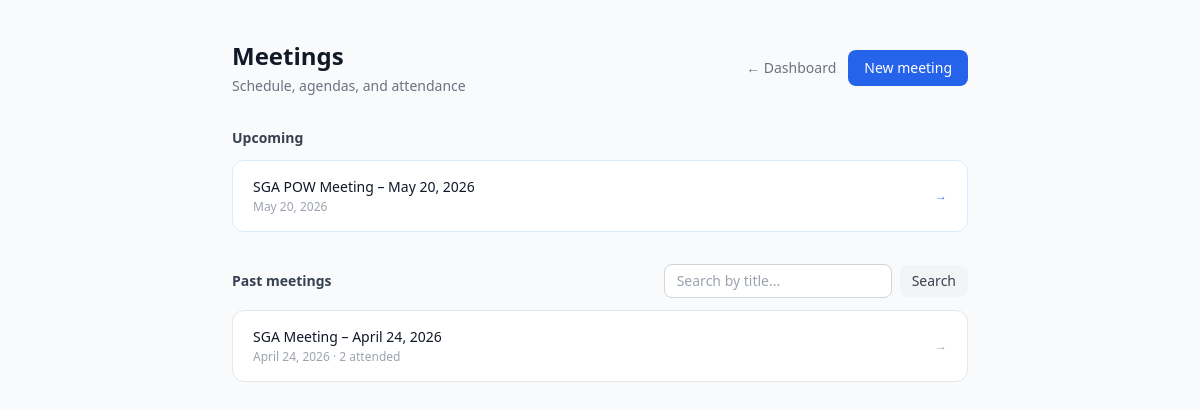
Screenshot of /meetings/ (signed in) with the database file from the repository.
### sga/models.py (models this page shows, shortened)
class Meeting(models.Model):
    title              = models.CharField(max_length=200)
    date               = models.DateField()
    created_by         = models.ForeignKey(Member, on_delete=models.SET_NULL, null=True, related_name='meetings_created')
    attendance_session = models.OneToOneField(AttendanceSession, on_delete=models.SET_NULL, null=True, blank=True, related_name='meeting')
    scheduled_start    = models.DateTimeField(null=True, blank=True)
    scheduled_end      = models.DateTimeField(null=True, blank=True)
    created_at         = models.DateTimeField(auto_now_add=True)
    updated_at         = models.DateTimeField(auto_now=True)
    class Meta:
        ordering = ['-date']

class AttendanceSession(models.Model):
    session_name = models.CharField(max_length=200)
    created_by   = models.ForeignKey(Member, on_delete=models.SET_NULL, null=True, related_name='sessions_created')
    qr_token     = models.CharField(max_length=64, unique=True)
    is_active    = models.BooleanField(default=True)
    start_time   = models.DateTimeField(null=True, blank=True)
    end_time     = models.DateTimeField(null=True, blank=True)
    created_at   = models.DateTimeField(auto_now_add=True)
    class Meta:
        ordering = ['-created_at']

### sga/views.py (the view)
# urls.py: path('meetings/',                     views.meetings_view,       name='meetings'),
@login_required
def meetings_view(request):
    try:
        member = Member.objects.get(student_id=request.user.username)
    except Member.DoesNotExist:
        return redirect('login')
    if not is_officer(member):
        messages.error(request, 'Access denied.')
        return redirect('dashboard')
    today    = date.today()
    upcoming = Meeting.objects.filter(date__gte=today).order_by('date')
    query    = request.GET.get('q', '')
    past     = Meeting.objects.filter(date__lt=today).order_by('-date')
    if query:
        past = past.filter(title__icontains=query)
    return render(request, 'sga/meetings.html', {
        'member': member,
        'upcoming': upcoming,
        'past': past,
        'query': query,
        'today': today,
    })

### sga/views.py (called while the page is built)
def is_officer(member):
    return member.permission_tier in ('OFFICER', 'SCI')

### sga/templates/sga/meetings.html (shortened to what this page needs)
<!DOCTYPE html>
<html lang="en">
<head>
  <script src="https://cdn.tailwindcss.com"></script>
</head>
<body class="bg-gray-50 min-h-screen">
<div class="max-w-3xl mx-auto px-4 py-10">
  <div class="flex items-center justify-between mb-8">
    <div>
      <h1 class="text-2xl font-semibold text-gray-900">Meetings</h1>
      <p class="text-sm text-gray-500 mt-1">Schedule, agendas, and attendance</p>
    </div>
    <div class="flex items-center gap-3">
      <a href="{% url 'dashboard' %}" class="text-sm text-gray-500 hover:text-gray-800">&larr; Dashboard</a>
      <a href="{% url 'create_meeting' %}" class="text-sm bg-blue-600 hover:bg-blue-700 text-white px-4 py-2 rounded-lg transition font-medium">
        New meeting
      </a>
    </div>
  </div>
  <div class="mb-8">
    <h2 class="text-sm font-semibold text-gray-700 mb-3">Upcoming</h2>
    {% if upcoming %}
    <div class="space-y-3">
      {% for m in upcoming %}
      <a href="{% url 'meeting_detail' m.id %}" class="block bg-white border border-blue-100 rounded-xl px-5 py-4 hover:shadow-sm transition">
        <div class="flex items-center justify-between">
          <div>
            <p class="text-sm font-medium text-gray-900">{{ m.title }}</p>
            <p class="text-xs text-gray-400 mt-0.5">
              {{ m.date|date:"F j, Y" }}
            </p>
          </div>
          <div class="flex items-center gap-2">
            <span class="text-xs text-blue-500">&rarr;</span>
          </div>
        </div>
      </a>
      {% endfor %}
    </div>
    {% else %}
    <div class="border border-gray-200 rounded-xl p-6 text-sm text-gray-400">
      No upcoming meetings. Create one above.
    </div>
    {% endif %}
  </div>
  <div>
    <div class="flex items-center justify-between mb-3">
      <h2 class="text-sm font-semibold text-gray-700">Past meetings</h2>
      <form method="GET" class="flex items-center gap-2">
        <input type="text" name="q" value="{{ query }}" placeholder="Search by title..."
          class="border border-gray-300 rounded-lg px-3 py-1.5 text-sm focus:outline-none focus:ring-2 focus:ring-blue-500">
        <button type="submit" class="text-sm bg-gray-100 hover:bg-gray-200 text-gray-700 px-3 py-1.5 rounded-lg transition">Search</button>
      </form>
    </div>
    <div class="space-y-3">
      {% for m in past %}
      <a href="{% url 'meeting_detail' m.id %}" class="block bg-white border border-gray-200 rounded-xl px-5 py-4 hover:shadow-sm transition">
        <div class="flex items-center justify-between">
          <div>
            <p class="text-sm font-medium text-gray-900">{{ m.title }}</p>
            <p class="text-xs text-gray-400 mt-0.5">
              {{ m.date|date:"F j, Y" }}
              {% if m.attendance_session %}&middot; {{ m.attendance_session.records.count }} attended{% endif %}
            </p>
          </div>
          <span class="text-xs text-gray-400">&rarr;</span>
        </div>
      </a>
      {% empty %}
      <div class="border border-gray-200 rounded-xl p-6 text-sm text-gray-400">
        {% if query %}No meetings matching "{{ query }}".{% else %}No past meetings yet.{% endif %}
      </div>
      {% endfor %}
    </div>
  </div>
</div>
</body>
</html>

### rows the page displays
Meeting: title "SGA POW Meeting – May 20, 2026", date "May 20, 2026"
Meeting: title "SGA Meeting – April 24, 2026", date "April 24, 2026", attendance_session.records.count "2"
